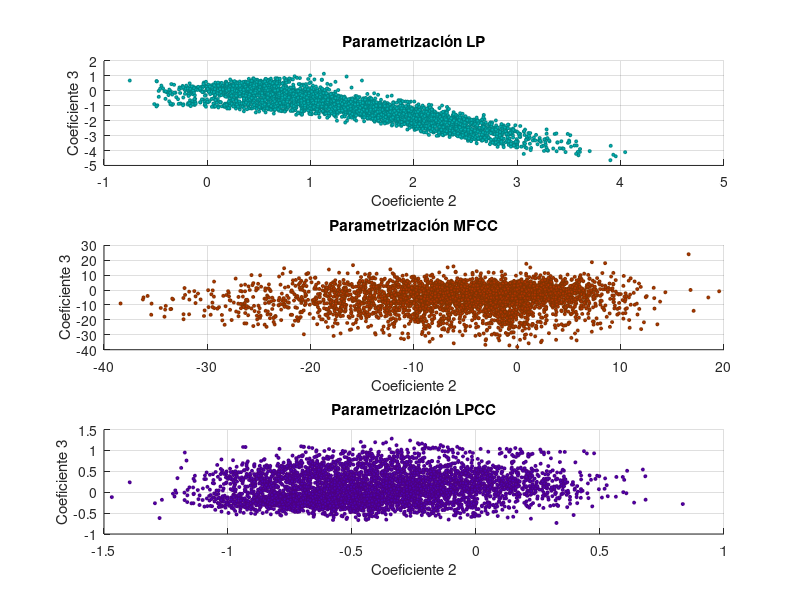

Write MATLAB code to recreate this figure.
dades_lp = load('lp_2_3.txt');
coef_2_lp = dades_lp(:,1);
coef_3_lp = dades_lp(:,2);
sz=5;

subplot(3,1,1);
scatter(coef_2_lp, coef_3_lp, sz, 'filled', 'MarkerEdgeColor',[0 .5 .5],'MarkerFaceColor',[0 .7 .7],'LineWidth',0.5);
title('Parametrización LP')
xlabel('Coeficiente 2')
ylabel('Coeficiente 3')
grid on
%%

dades_mfcc = load('mfcc_2_3.txt');
coef_2_mfcc = dades_mfcc(:,1);
coef_3_mfcc = dades_mfcc(:,2);
sz=5;

subplot(3,1,2);
scatter(coef_2_mfcc, coef_3_mfcc, sz, 'filled', 'MarkerEdgeColor',[.5 .2 0],'MarkerFaceColor',[.7 .2 0],'LineWidth',0.5);
title('Parametrización MFCC')
xlabel('Coeficiente 2')
ylabel('Coeficiente 3')
grid on

%%

dades_lpcc = load('lpcc_2_3.txt');
coef_2_lpcc = dades_lpcc(:,1);
coef_3_lpcc = dades_lpcc(:,2);
sz=5;

subplot(3,1,3);
scatter(coef_2_lpcc, coef_3_lpcc, sz, 'filled','MarkerEdgeColor',[.3 0 .5],'MarkerFaceColor',[.3 0 .7],'LineWidth',0.5);
title('Parametrización LPCC')
xlabel('Coeficiente 2')
ylabel('Coeficiente 3')
grid on

%MFCC

